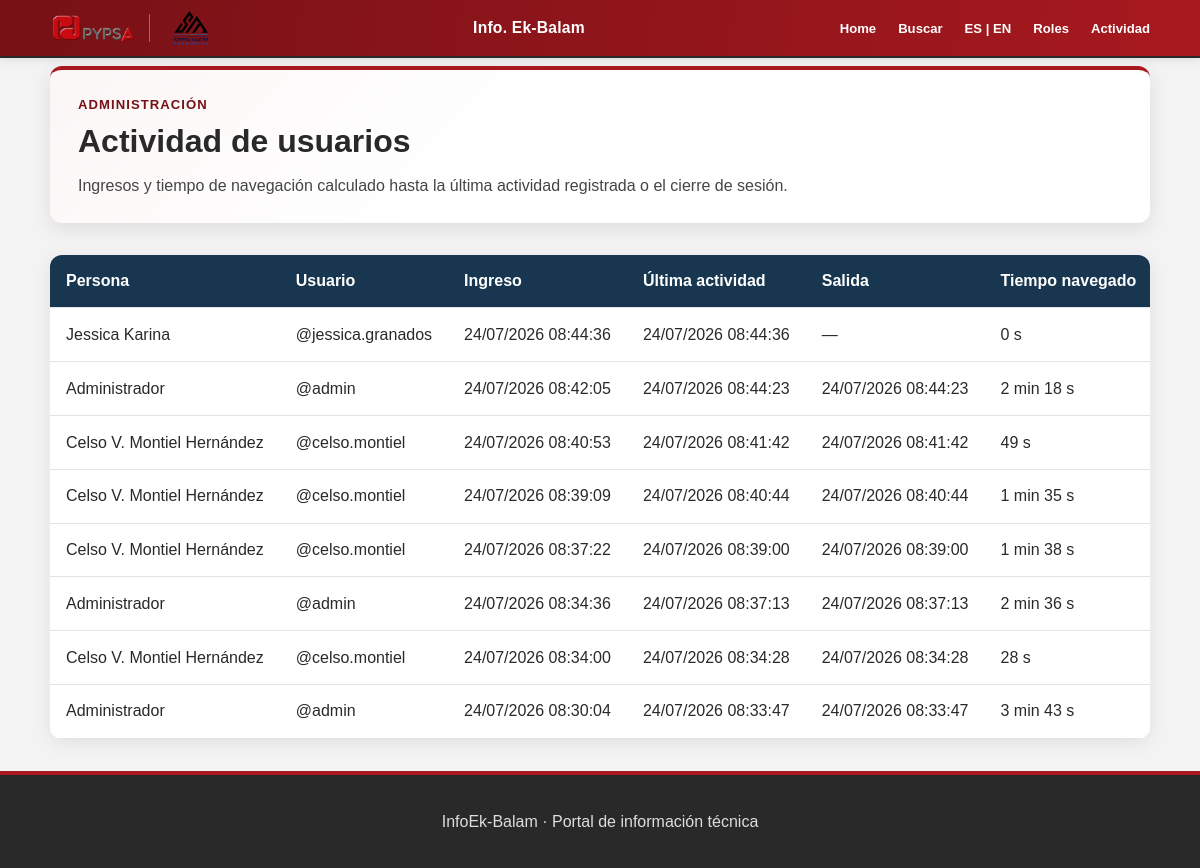
Before: /administracion/actividad (signed in) with the older database file.
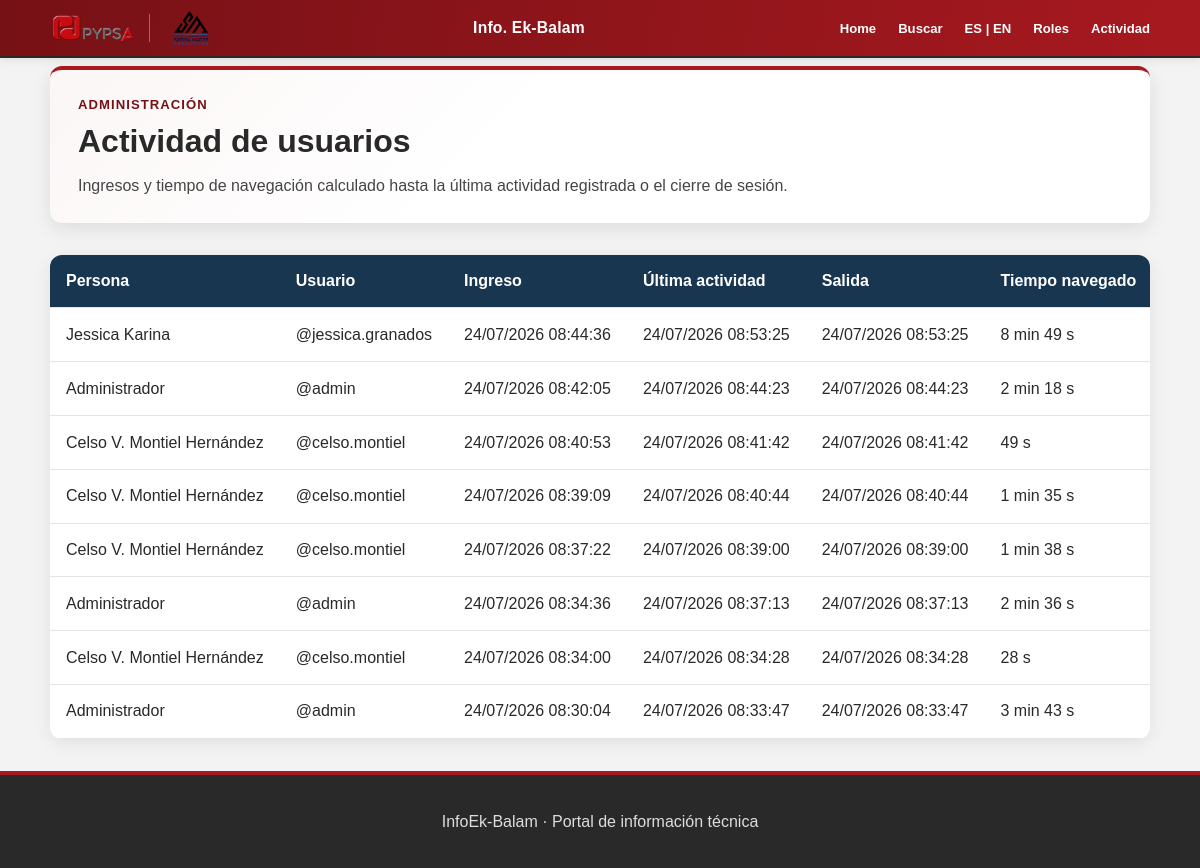
After: the same page with the newer database file.
### models.py (models this page shows, shortened)
class SesionNavegacion(db.Model):
    __tablename__ = "sesiones_navegacion"
    __table_args__ = (
        db.Index(
            "ix_sesiones_navegacion_usuario_ingreso",
            "usuario_id",
            "fecha_ingreso",
        ),
    )
    id = db.Column(db.Integer, primary_key=True)
    usuario_id = db.Column(
        db.Integer,
        db.ForeignKey("usuarios.id"),
        nullable=False,
    )
    fecha_ingreso = db.Column(db.DateTime, nullable=False, default=datetime.utcnow)
    ultima_actividad = db.Column(db.DateTime, nullable=False, default=datetime.utcnow)
    fecha_salida = db.Column(db.DateTime, nullable=True)
    usuario = db.relationship("Usuario", back_populates="sesiones_navegacion")
    @property
    def duracion_segundos(self):
        fin = self.fecha_salida or self.ultima_actividad
        return max(0, int((fin - self.fecha_ingreso).total_seconds()))

class Usuario(UserMixin, db.Model):
    __tablename__ = "usuarios"
    id = db.Column(
        db.Integer,
        primary_key=True
    )
    username = db.Column(
        db.String(50),
        unique=True,
        nullable=False
    )
    nombre = db.Column(
        db.String(100),
        nullable=False
    )
    password_hash = db.Column(
        db.String(255),
        nullable=False
    )
    activo = db.Column(
        db.Boolean,
        default=True,
        nullable=False
    )
    roles = db.relationship(
        "Rol",
        secondary=usuarios_roles,
        lazy="selectin",
        backref=db.backref("usuarios", lazy="selectin"),
    )
    sesiones_navegacion = db.relationship(
        "SesionNavegacion",
        back_populates="usuario",
        lazy="dynamic",
    )
    def tiene_permiso(self, codigo):
        return any(
            permiso.codigo == codigo
            for rol in self.roles
            for permiso in rol.permisos
        )
    @property
    def is_active(self):
        return self.activo

### app.py (the view)
@app.route("/administracion/actividad")
@permiso_requerido("usuarios.administrar")
def actividad_usuarios():
    pagina = max(request.args.get("pagina", 1, type=int), 1)
    paginacion = (
        SesionNavegacion.query
        .join(Usuario)
        .order_by(SesionNavegacion.fecha_ingreso.desc())
        .paginate(page=pagina, per_page=50, error_out=False)
    )
    return render_template(
        "actividad_usuarios.html",
        paginacion=paginacion,
        sesiones=paginacion.items,
    )

### app.py (called while the page is built)
@app.template_filter("fecha_local")
def fecha_local(fecha):
    if fecha is None:
        return "—"
    fecha_utc = fecha.replace(tzinfo=timezone.utc)
    return fecha_utc.astimezone(
        timezone(timedelta(hours=-6))
    ).strftime("%d/%m/%Y %H:%M:%S")

@app.template_filter("duracion_legible")
def duracion_legible(segundos):
    horas, resto = divmod(int(segundos), 3600)
    minutos, segundos = divmod(resto, 60)
    if horas:
        return f"{horas} h {minutos} min {segundos} s"
    if minutos:
        return f"{minutos} min {segundos} s"
    return f"{segundos} s"

@login_manager.user_loader
def cargar_usuario(usuario_id):
    return db.session.get(
        Usuario,
        int(usuario_id)
    )

def permiso_requerido(codigo):
    def decorador(vista):
        @wraps(vista)
        @login_required
        def vista_protegida(*args, **kwargs):
            if not current_user.tiene_permiso(codigo):
                abort(403)
            return vista(*args, **kwargs)
        return vista_protegida
    return decorador

@app.before_request
def registrar_actividad_usuario():
    if not current_user.is_authenticated:
        return
    registro_id = session.get("registro_acceso_id")
    if not registro_id:
        return
    ahora_epoch = time.time()
    ultima_actualizacion = session.get("registro_actividad_epoch", 0)
    if ahora_epoch - ultima_actualizacion < 60:
        return
    registro = db.session.get(SesionNavegacion, registro_id)
    if registro and registro.usuario_id == current_user.id and not registro.fecha_salida:
        registro.ultima_actividad = datetime.utcnow()
        db.session.commit()
        session["registro_actividad_epoch"] = ahora_epoch

### templates/actividad_usuarios.html (shortened to what this page needs)
{% extends "base.html" %}
{% block content %}
<section class="portal-bienvenida">
    <div>
        <p class="etiqueta">ADMINISTRACIÓN</p>
        <h2>Actividad de usuarios</h2>
        <p>
            Ingresos y tiempo de navegación calculado hasta la última
            actividad registrada o el cierre de sesión.
        </p>
    </div>
</section>
<section class="tabla-actividad-contenedor">
    <table class="tabla-actividad">
        <thead>
            <tr>
                <th>Persona</th>
                <th>Usuario</th>
                <th>Ingreso</th>
                <th>Última actividad</th>
                <th>Salida</th>
                <th>Tiempo navegado</th>
            </tr>
        </thead>
        <tbody>
            {% for registro in sesiones %}
            <tr>
                <td>{{ registro.usuario.nombre }}</td>
                <td>@{{ registro.usuario.username }}</td>
                <td>{{ registro.fecha_ingreso|fecha_local }}</td>
                <td>{{ registro.ultima_actividad|fecha_local }}</td>
                <td>{{ registro.fecha_salida|fecha_local }}</td>
                <td>{{ registro.duracion_segundos|duracion_legible }}</td>
            </tr>
            {% else %}
            <tr>
                <td colspan="7">Todavía no hay ingresos registrados.</td>
            </tr>
            {% endfor %}
        </tbody>
    </table>
</section>
{% endblock %}

### templates/base.html (shortened to what this page needs)
<!DOCTYPE html>
<html lang="es">
<head>
    <link
        rel="stylesheet"
        href="{{ url_for('static', filename='css/styles.css') }}"
    >
</head>
<body class="{% block body_class %}{% endblock %}">
  <header class="encabezado">
    <div class="contenedor encabezado-contenido">
        <div class="grupo-logos">
            <a
                href="https://pypsagroup.com/GasOil.html"
                target="_blank"
                rel="noopener noreferrer"
            >
                <img
                    src="{{ url_for(
                        'static',
                        filename='img/logo_pypsa.png'
                    ) }}"
                    alt="Logo de PYPSA"
                    class="logo logo-pypsa"
                >
            </a>
            <a
                href="https://sierramadreog.com/es/"
                target="_blank"
                rel="noopener noreferrer"
            >
                <img
                    src="{{ url_for(
                        'static',
                        filename='img/logo_sierramadre.png'
                    ) }}"
                    alt="Logo de Sierra Madre Resources"
                    class="logo logo-sierramadre"
                >
            </a>
        </div>
        <a
            href="{{ url_for('inicio') }}"
            class="nombre-portal"
        >
            Info. Ek-Balam
        </a>
    <nav class="navegacion-principal">
        <a href="{{ url_for('portal') }}">
            Home
        </a>
        <a href="#">
            Buscar
        </a>
        <a href="#">
            ES | EN
        </a>
        {% if current_user.is_authenticated and current_user.tiene_permiso('usuarios.administrar') %}
        <a href="{{ url_for('administrar_roles') }}">
            Roles
        </a>
        <a href="{{ url_for('actividad_usuarios') }}">
            Actividad
        </a>
        {% endif %}
    </nav>
        </div>
    </header>
    <main class="contenedor contenido-principal">
        {% block content %}
        {% endblock %}
    </main>
    <footer class="pie-pagina">
        <div class="contenedor">
            <p>
                InfoEk-Balam · Portal de información técnica
            </p>
        </div>
    </footer>
</body>
</html>

### static/css/styles.css (style rules this page uses)
:root { --rojo-principal: #a7191f; --rojo-oscuro: #761116; --rojo-hover: #8b151a; --rojo-claro: #f6e8e9; --gris-oscuro: #292929; --gris-medio: #606060; --gris-suave: #d7d7d7; --gris-claro: #f3f3f3; --blanco: #ffffff; --sombra: rgb(0 0 0 / 9%); }
* { box-sizing: border-box; }
html { min-height: 100%; scroll-behavior: smooth; }
body { min-height: 100vh; margin: 0; display: flex; flex-direction: column; font-family: Arial, Helvetica, sans-serif; line-height: 1.6; color: var(--gris-oscuro); background-color: var(--gris-claro); }
.contenedor { width: min(1100px, 92%); margin: 0 auto; }
.encabezado { position: fixed; top: 0; left: 0; width: 100%; z-index: 1000; padding: 4px 0; color: var(--blanco); background: linear-gradient( 100deg, var(--rojo-oscuro), var(--rojo-principal) ); border-bottom: 2px solid var(--gris-oscuro); box-shadow: 0 2px 7px rgba(134, 134, 134, 0.2); }
.encabezado .contenedor, .encabezado-contenido { display: flex; align-items: center; justify-content: space-between; gap: 20px; }
.encabezado a { color: white; text-decoration: none; }
.contenido-principal { flex: 1; padding-top:66px; }
.pie-pagina { padding: 18px 0; color: #dddddd; text-align: center; background-color: var(--gris-oscuro); border-top: 4px solid var(--rojo-principal); }
.portal-bienvenida { display: flex; align-items: center; justify-content: space-between; gap: 24px; margin-bottom: 24px; padding: 24px 28px; background: linear-gradient(135deg, rgb(167 25 31 / 4%), transparent 42%), white; border-top: 4px solid var(--rojo-principal); border-radius: 12px; box-shadow: 0 6px 20px rgb(0 0 0 / 9%); }
.portal-bienvenida h2 { margin: 6px 0 12px; font-size: 2rem; line-height: 1.25; }
.portal-bienvenida .etiqueta { margin: 0; color: var(--rojo-oscuro); font-size: 0.82rem; font-weight: 700; letter-spacing: 0.08em; }
.portal-bienvenida h2 + p { margin: 0; color: #454545; }
.tarjeta, .portal-bienvenida, .indicador, .tarjeta-contenido, .contenido-documental, .pagina-busqueda { background-color: var(--blanco); box-shadow: 0 4px 14px var(--sombra); }
.portal-bienvenida { box-shadow: 0 6px 20px rgb(0 0 0 / 9%); }
.encabezado-contenido { display: grid; grid-template-columns: auto 1fr auto; align-items: center; gap: 18px; min-height: 48px; }
.grupo-logos { display: flex; align-items: center; gap: 14px; }
.logo { display: block; width: auto; object-fit: contain; }
.logo-pypsa { max-width: 100px; max-height: 36px; }
.logo-sierramadre { max-width: 72px; max-height: 42px; }
.nombre-portal { color: white; font-size: 0.98rem; font-weight: 700; text-decoration: none; letter-spacing: 0.2px; }
.navegacion-principal { display: flex; align-items: center; gap: 22px; }
.navegacion-principal a { color: white; text-decoration: none; font-size: 0.82rem; font-weight: 600; transition: 0.2s; }
.tabla-actividad-contenedor { margin: 2rem 0; overflow-x: auto; background: #fff; border-radius: 12px; box-shadow: 0 4px 18px rgba(0, 0, 0, 0.08); }
.tabla-actividad { width: 100%; border-collapse: collapse; }
.tabla-actividad th, .tabla-actividad td { padding: 0.85rem 1rem; text-align: left; white-space: nowrap; border-bottom: 1px solid #e1e5e8; }
.tabla-actividad th { color: #fff; background: #18364f; }

Changed rows visible on the page:
changed SesionNavegacion "Jessica Karina": ultima_actividad|fecha_local "24/07/2026 08:44:36" → "24/07/2026 08:53:25"; fecha_salida|fecha_local "—" → "24/07/2026 08:53:25"; duracion_segundos|duracion_legible "0 s" → "8 min 49 s"
